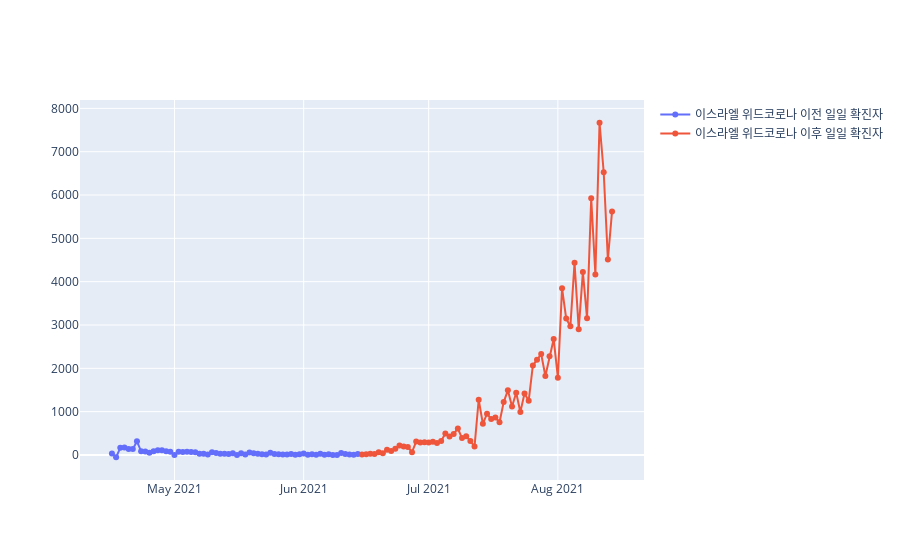

Write notebook code for a chart like this one.
### Code cell
fig = go.Figure()
fig.add_trace(go.Scatter(x=Israel_bc['date'], y=Israel_bc['new_cases'],
                    mode='lines+markers',
                    name='이스라엘 위드코로나 이전 일일 확진자'))
fig.add_trace(go.Scatter(x=Israel_ac['date'], y=Israel_ac['new_cases'],
                    mode='lines+markers',
                    name='이스라엘 위드코로나 이후 일일 확진자'))
fig.show()
